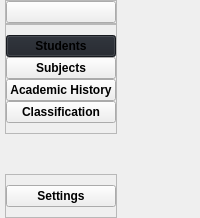
     <widget class="QWidget" name="leftMenuContainer" native="true">
      <property name="styleSheet">
       <string notr="true">font-size: 12px;
font-weight: 500;</string>
      </property>
      <layout class="QVBoxLayout" name="verticalLayout">
       <property name="spacing">
        <number>0</number>
       </property>
       <property name="leftMargin">
        <number>0</number>
       </property>
       <property name="topMargin">
        <number>0</number>
       </property>
       <property name="rightMargin">
        <number>0</number>
       </property>
       <property name="bottomMargin">
        <number>0</number>
       </property>
       <item alignment="Qt::AlignLeft">
        <widget class="QWidget" name="leftMenuSubContainer" native="true">
         <layout class="QVBoxLayout" name="verticalLayout_2">
          <property name="spacing">
           <number>0</number>
          </property>
          <property name="leftMargin">
           <number>5</number>
          </property>
          <property name="topMargin">
           <number>0</number>
          </property>
          <property name="rightMargin">
           <number>0</number>
          </property>
          <property name="bottomMargin">
           <number>0</number>
          </property>
          <item alignment="Qt::AlignTop">
           <widget class="QFrame" name="frame">
            <property name="frameShape">
             <enum>QFrame::StyledPanel</enum>
            </property>
            <property name="frameShadow">
             <enum>QFrame::Raised</enum>
            </property>
            <layout class="QVBoxLayout" name="verticalLayout_3">
             <property name="spacing">
              <number>0</number>
             </property>
             <property name="leftMargin">
              <number>0</number>
             </property>
             <property name="topMargin">
              <number>0</number>
             </property>
             <property name="rightMargin">
              <number>0</number>
             </property>
             <property name="bottomMargin">
              <number>0</number>
             </property>
             <item>
              <widget class="QPushButton" name="menuBtn">
               <property name="cursor">
                <cursorShape>PointingHandCursor</cursorShape>
               </property>
               <property name="toolTip">
                <string>Menu</string>
               </property>
               <property name="text">
                <string/>
               </property>
               <property name="icon">
                <iconset resource="resources.qrc">
                 <normaloff>:/icons/icons/align-justify.svg</normaloff>:/icons/icons/align-justify.svg</iconset>
               </property>
               <property name="iconSize">
                <size>
                 <width>24</width>
                 <height>24</height>
                </size>
               </property>
              </widget>
             </item>
            </layout>
           </widget>
          </item>
          <item alignment="Qt::AlignTop">
           <widget class="QFrame" name="frame_2">
            <property name="sizePolicy">
             <sizepolicy hsizetype="Preferred" vsizetype="Expanding">
              <horstretch>0</horstretch>
              <verstretch>0</verstretch>
             </sizepolicy>
            </property>
            <property name="frameShape">
             <enum>QFrame::StyledPanel</enum>
            </property>
            <property name="frameShadow">
             <enum>QFrame::Raised</enum>
            </property>
            <layout class="QVBoxLayout" name="verticalLayout_4">
             <property name="spacing">
              <number>0</number>
             </property>
             <property name="leftMargin">
              <number>0</number>
             </property>
             <property name="topMargin">
              <number>10</number>
             </property>
             <property name="rightMargin">
              <number>0</number>
             </property>
             <property name="bottomMargin">
              <number>10</number>
             </property>
             <item>
              <widget class="QPushButton" name="studentsBtn">
               <property name="font">
                <font>
                 <family>MS Shell Dlg 2</family>
                 <pointsize>-1</pointsize>
                 <weight>62</weight>
                 <italic>false</italic>
                 <bold>true</bold>
                </font>
               </property>
               <property name="cursor">
                <cursorShape>PointingHandCursor</cursorShape>
               </property>
               <property name="toolTip">
                <string>Go to students</string>
               </property>
               <property name="styleSheet">
                <string notr="true">background-color: #1f232a;</string>
               </property>
               <property name="text">
                <string>Students</string>
               </property>
               <property name="icon">
                <iconset resource="resources.qrc">
                 <normaloff>:/icons/icons/users.svg</normaloff>:/icons/icons/users.svg</iconset>
               </property>
               <property name="iconSize">
                <size>
                 <width>24</width>
                 <height>24</height>
                </size>
               </property>
              </widget>
             </item>
             <item>
              <widget class="QPushButton" name="subjectsBtn">
               <property name="cursor">
                <cursorShape>PointingHandCursor</cursorShape>
               </property>
               <property name="toolTip">
                <string>Go to subjects</string>
               </property>
               <property name="text">
                <string>Subjects</string>
               </property>
               <property name="icon">
                <iconset resource="resources.qrc">
                 <normaloff>:/icons/icons/book-open.svg</normaloff>:/icons/icons/book-open.svg</iconset>
               </property>
               <property name="iconSize">
                <size>
                 <width>24</width>
                 <height>24</height>
                </size>
               </property>
              </widget>
             </item>
             <item>
              <widget class="QPushButton" name="ahBtn">
               <property name="cursor">
                <cursorShape>PointingHandCursor</cursorShape>
               </property>
               <property name="toolTip">
                <string>Go to academic history</string>
               </property>
               <property name="text">
                <string>Academic History</string>
               </property>
               <property name="icon">
                <iconset resource="resources.qrc">
                 <normaloff>:/icons/icons/file-text.svg</normaloff>:/icons/icons/file-text.svg</iconset>
               </property>
               <property name="iconSize">
                <size>
                 <width>24</width>
                 <height>24</height>
                </size>
               </property>
              </widget>
             </item>
             <item>
              <widget class="QPushButton" name="classifyBtn">
               <property name="cursor">
                <cursorShape>PointingHandCursor</cursorShape>
               </property>
               <property name="toolTip">
                <string>Go to classification</string>
               </property>
               <property name="text">
                <string>Classification</string>
               </property>
               <property name="icon">
                <iconset resource="resources.qrc">
                 <normaloff>:/icons/icons/info.svg</normaloff>:/icons/icons/info.svg</iconset>
               </property>
               <property name="iconSize">
                <size>
                 <width>24</width>
                 <height>24</height>
                </size>
               </property>
              </widget>
             </item>
            </layout>
           </widget>
          </item>
          <item>
           <spacer name="verticalSpacer">
            <property name="orientation">
             <enum>Qt::Vertical</enum>
            </property>
            <property name="sizeHint" stdset="0">
             <size>
              <width>20</width>
              <height>40</height>
             </size>
            </property>
           </spacer>
          </item>
          <item alignment="Qt::AlignBottom">
           <widget class="QFrame" name="frame_3">
            <property name="frameShape">
             <enum>QFrame::StyledPanel</enum>
            </property>
            <property name="frameShadow">
             <enum>QFrame::Raised</enum>
            </property>
            <layout class="QVBoxLayout" name="verticalLayout_5">
             <property name="spacing">
              <number>0</number>
             </property>
             <property name="leftMargin">
              <number>0</number>
             </property>
             <property name="topMargin">
              <number>10</number>
             </property>
             <property name="rightMargin">
              <number>0</number>
             </property>
             <property name="bottomMargin">
              <number>10</number>
             </property>
             <item>
              <widget class="QPushButton" name="settingsBtn">
               <property name="cursor">
                <cursorShape>PointingHandCursor</cursorShape>
               </property>
               <property name="toolTip">
                <string>Go to settings</string>
               </property>
               <property name="text">
                <string>Settings</string>
               </property>
               <property name="icon">
                <iconset resource="resources.qrc">
                 <normaloff>:/icons/icons/settings.svg</normaloff>:/icons/icons/settings.svg</iconset>
               </property>
               <property name="iconSize">
                <size>
                 <width>24</width>
                 <height>24</height>
                </size>
               </property>
              </widget>
             </item>
            </layout>
           </widget>
          </item>
         </layout>
        </widget>
       </item>
      </layout>
     </widget>
